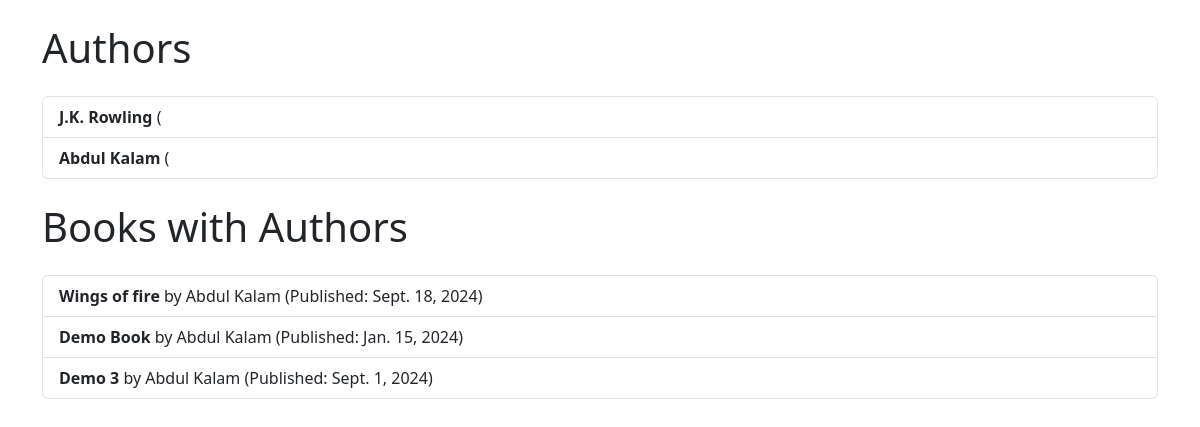
The page / on the database its author committed.
### myapp/models.py (models this page shows, shortened)
class Author(models.Model):
    name = models.CharField(max_length=100)
    birth_date = models.DateField()

class Book(models.Model):
    title = models.CharField(max_length=200)
    author = models.ForeignKey(Author, on_delete=models.CASCADE)
    published_date = models.DateField()

### myapp/views.py (the view)
# urls.py: path('', views.orm, name='orm'),
def orm(request):
    authors = Author.objects.all()
    books_with_author = Book.objects.select_related('author').all()
    context = {
        'authors': authors,
        'books_with_author': books_with_author,
    }
    return render(request, 'home.html', context)

### myapp/templates/home.html (shortened to what this page needs)
<!DOCTYPE html>
<html lang="en">
<head>
    <link href="https://cdn.jsdelivr.net/npm/bootstrap@5.3.0-alpha1/dist/css/bootstrap.min.css" rel="stylesheet">
</head>
<body>
    <div class="container">
        <h1 class="my-4">Authors</h1>
        <ul class="list-group mb-4">
            {% for author in authors %}
                <li class="list-group-item">
                    <strong>{{ author.name }}</strong> (
                </li>
            {% empty %}
                <li class="list-group-item">No authors available.</li>
            {% endfor %}
        </ul>
        <h1 class="my-4">Books with Authors</h1>
        <ul class="list-group">
            {% for book in books_with_author %}
                <li class="list-group-item">
                    <strong>{{ book.title }}</strong> by {{ book.author.name }} (Published: {{ book.published_date }})
                </li>
            {% empty %}
                <li class="list-group-item">No books available.</li>
            {% endfor %}
        </ul>
    </div>
</body>
</html>

### rows shown on the page
Author: name "J.K. Rowling"
Author: name "Abdul Kalam"
Book: title "Wings of fire", author.name "Abdul Kalam", published_date "Sept. 18, 2024"
Book: title "Demo Book", author.name "Abdul Kalam", published_date "Jan. 15, 2024"
Book: title "Demo 3", author.name "Abdul Kalam", published_date "Sept. 1, 2024"
